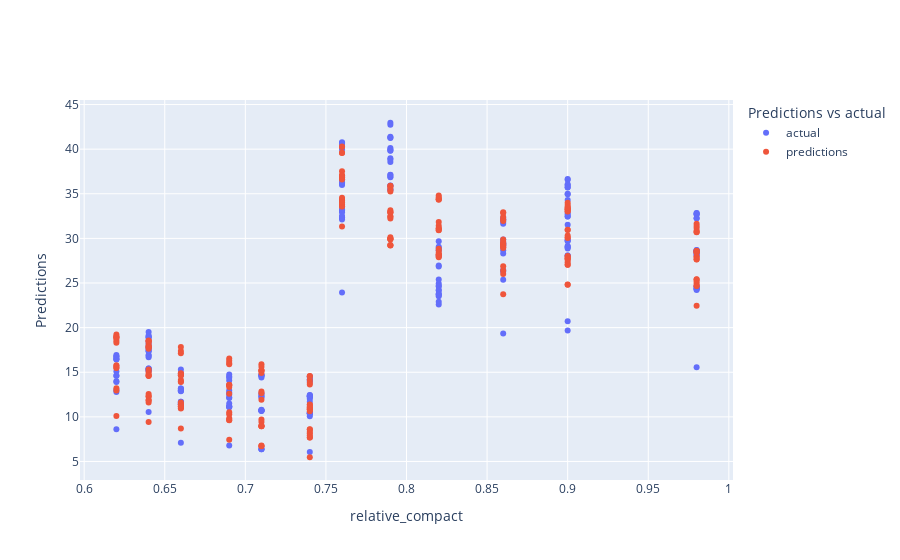

Notebook code cell kept with this figure:
### Code cell
fig= go.Figure()

fig.add_trace(go.Scatter(x=X_test["relative_compact"], y=y_test.iloc[:,0], mode="markers", name="actual"))
fig.add_trace(go.Scatter(x=X_test["relative_compact"], y=predictions[:,0], mode="markers", name="predictions"))


fig.update_layout(
    xaxis_title="relative_compact",
    yaxis_title="Predictions",
    legend_title="Predictions vs actual")

fig.show()

### Figure 1 — Plotly figure (JSON) as saved in the notebook; plotly's stock layout.template omitted (floating-point values rounded to 4 significant figures; data arrays with more than 128 entries replaced by an {"elided": "..."} marker saying what was removed)
{"data": [{"mode": "markers", "name": "actual", "type": "scatter", "x": {"elided": "231 float values"}, "y": {"elided": "231 float values"}}, {"mode": "markers", "name": "predictions", "type": "scatter", "x": {"elided": "231 float values"}, "y": {"elided": "231 float values"}}], "layout": {"legend": {"title": {"text": "Predictions vs actual"}}, "xaxis": {"title": {"text": "relative_compact"}}, "yaxis": {"title": {"text": "Predictions"}}}}
